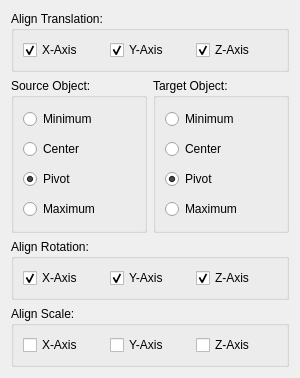
<?xml version="1.0" encoding="UTF-8"?>
<ui version="4.0">
 <class>QAlignTab</class>
 <widget class="QWidget" name="QAlignTab">
  <property name="geometry">
   <rect>
    <x>0</x>
    <y>0</y>
    <width>300</width>
    <height>350</height>
   </rect>
  </property>
  <property name="windowTitle">
   <string>Form</string>
  </property>
  <layout class="QVBoxLayout" name="verticalLayout">
   <item>
    <widget class="QGroupBox" name="translationGroupBox">
     <property name="sizePolicy">
      <sizepolicy hsizetype="Expanding" vsizetype="Expanding">
       <horstretch>0</horstretch>
       <verstretch>0</verstretch>
      </sizepolicy>
     </property>
     <property name="title">
      <string>Align Translation:</string>
     </property>
     <layout class="QHBoxLayout" name="translationLayout">
      <item>
       <widget class="QCheckBox" name="translateXCheckBox">
        <property name="text">
         <string>X-Axis</string>
        </property>
        <property name="checked">
         <bool>true</bool>
        </property>
       </widget>
      </item>
      <item>
       <widget class="QCheckBox" name="translateYCheckBox">
        <property name="text">
         <string>Y-Axis</string>
        </property>
        <property name="checked">
         <bool>true</bool>
        </property>
       </widget>
      </item>
      <item>
       <widget class="QCheckBox" name="translateZCheckBox">
        <property name="text">
         <string>Z-Axis</string>
        </property>
        <property name="checked">
         <bool>true</bool>
        </property>
       </widget>
      </item>
     </layout>
    </widget>
   </item>
   <item>
    <widget class="QWidget" name="objectWidget" native="true">
     <layout class="QHBoxLayout" name="objectLayout">
      <property name="leftMargin">
       <number>0</number>
      </property>
      <property name="topMargin">
       <number>0</number>
      </property>
      <property name="rightMargin">
       <number>0</number>
      </property>
      <property name="bottomMargin">
       <number>0</number>
      </property>
      <item>
       <widget class="QGroupBox" name="sourceGroupBox">
        <property name="sizePolicy">
         <sizepolicy hsizetype="Expanding" vsizetype="Expanding">
          <horstretch>0</horstretch>
          <verstretch>0</verstretch>
         </sizepolicy>
        </property>
        <property name="title">
         <string>Source Object:</string>
        </property>
        <layout class="QVBoxLayout" name="sourceLayout">
         <item>
          <widget class="QRadioButton" name="sourceMinRadioButton">
           <property name="sizePolicy">
            <sizepolicy hsizetype="Expanding" vsizetype="Fixed">
             <horstretch>0</horstretch>
             <verstretch>0</verstretch>
            </sizepolicy>
           </property>
           <property name="minimumSize">
            <size>
             <width>0</width>
             <height>24</height>
            </size>
           </property>
           <property name="maximumSize">
            <size>
             <width>16777215</width>
             <height>24</height>
            </size>
           </property>
           <property name="toolTip">
            <string>Aligns the point on the object's bounding box with the lowest X, Y, and Z values with the chosen point on the other object.</string>
           </property>
           <property name="text">
            <string>Minimum</string>
           </property>
           <property name="checked">
            <bool>false</bool>
           </property>
          </widget>
         </item>
         <item>
          <widget class="QRadioButton" name="sourceCenterRadioButton">
           <property name="sizePolicy">
            <sizepolicy hsizetype="Expanding" vsizetype="Fixed">
             <horstretch>0</horstretch>
             <verstretch>0</verstretch>
            </sizepolicy>
           </property>
           <property name="minimumSize">
            <size>
             <width>0</width>
             <height>24</height>
            </size>
           </property>
           <property name="maximumSize">
            <size>
             <width>16777215</width>
             <height>24</height>
            </size>
           </property>
           <property name="toolTip">
            <string>Aligns the center of the object's bounding box with the chosen point on the other object.</string>
           </property>
           <property name="text">
            <string>Center</string>
           </property>
           <property name="checked">
            <bool>false</bool>
           </property>
          </widget>
         </item>
         <item>
          <widget class="QRadioButton" name="sourcePivotRadioButton">
           <property name="sizePolicy">
            <sizepolicy hsizetype="Expanding" vsizetype="Fixed">
             <horstretch>0</horstretch>
             <verstretch>0</verstretch>
            </sizepolicy>
           </property>
           <property name="minimumSize">
            <size>
             <width>0</width>
             <height>24</height>
            </size>
           </property>
           <property name="maximumSize">
            <size>
             <width>16777215</width>
             <height>24</height>
            </size>
           </property>
           <property name="toolTip">
            <string>Aligns the object's pivot point with the chosen point on the other object.</string>
           </property>
           <property name="text">
            <string>Pivot</string>
           </property>
           <property name="checked">
            <bool>true</bool>
           </property>
          </widget>
         </item>
         <item>
          <widget class="QRadioButton" name="sourceMaxRadioButton">
           <property name="sizePolicy">
            <sizepolicy hsizetype="Expanding" vsizetype="Fixed">
             <horstretch>0</horstretch>
             <verstretch>0</verstretch>
            </sizepolicy>
           </property>
           <property name="minimumSize">
            <size>
             <width>0</width>
             <height>24</height>
            </size>
           </property>
           <property name="maximumSize">
            <size>
             <width>16777215</width>
             <height>24</height>
            </size>
           </property>
           <property name="toolTip">
            <string>Aligns the point on the object's bounding box with the highest X, Y, and Z values with the chosen point on the other object.</string>
           </property>
           <property name="text">
            <string>Maximum</string>
           </property>
          </widget>
         </item>
        </layout>
       </widget>
      </item>
      <item>
       <widget class="QGroupBox" name="targetGroupBox">
        <property name="sizePolicy">
         <sizepolicy hsizetype="Expanding" vsizetype="Expanding">
          <horstretch>0</horstretch>
          <verstretch>0</verstretch>
         </sizepolicy>
        </property>
        <property name="title">
         <string>Target Object:</string>
        </property>
        <layout class="QVBoxLayout" name="targetLayout">
         <item>
          <widget class="QRadioButton" name="targetMinRadioButton">
           <property name="sizePolicy">
            <sizepolicy hsizetype="Expanding" vsizetype="Fixed">
             <horstretch>0</horstretch>
             <verstretch>0</verstretch>
            </sizepolicy>
           </property>
           <property name="minimumSize">
            <size>
             <width>0</width>
             <height>24</height>
            </size>
           </property>
           <property name="maximumSize">
            <size>
             <width>16777215</width>
             <height>24</height>
            </size>
           </property>
           <property name="toolTip">
            <string>Aligns the point on the object's bounding box with the lowest X, Y, and Z values with the chosen point on the other object.</string>
           </property>
           <property name="text">
            <string>Minimum</string>
           </property>
          </widget>
         </item>
         <item>
          <widget class="QRadioButton" name="targetCenterRadioButton">
           <property name="sizePolicy">
            <sizepolicy hsizetype="Expanding" vsizetype="Fixed">
             <horstretch>0</horstretch>
             <verstretch>0</verstretch>
            </sizepolicy>
           </property>
           <property name="minimumSize">
            <size>
             <width>0</width>
             <height>24</height>
            </size>
           </property>
           <property name="maximumSize">
            <size>
             <width>16777215</width>
             <height>24</height>
            </size>
           </property>
           <property name="toolTip">
            <string>Aligns the center of the object's bounding box with the chosen point on the other object.</string>
           </property>
           <property name="text">
            <string>Center</string>
           </property>
           <property name="checked">
            <bool>false</bool>
           </property>
          </widget>
         </item>
         <item>
          <widget class="QRadioButton" name="targetPivotRadioButton">
           <property name="sizePolicy">
            <sizepolicy hsizetype="Expanding" vsizetype="Fixed">
             <horstretch>0</horstretch>
             <verstretch>0</verstretch>
            </sizepolicy>
           </property>
           <property name="minimumSize">
            <size>
             <width>0</width>
             <height>24</height>
            </size>
           </property>
           <property name="maximumSize">
            <size>
             <width>16777215</width>
             <height>24</height>
            </size>
           </property>
           <property name="toolTip">
            <string>Aligns the object's pivot point with the chosen point on the other object.</string>
           </property>
           <property name="text">
            <string>Pivot</string>
           </property>
           <property name="checked">
            <bool>true</bool>
           </property>
          </widget>
         </item>
         <item>
          <widget class="QRadioButton" name="targetMaxRadioButton">
           <property name="sizePolicy">
            <sizepolicy hsizetype="Expanding" vsizetype="Fixed">
             <horstretch>0</horstretch>
             <verstretch>0</verstretch>
            </sizepolicy>
           </property>
           <property name="minimumSize">
            <size>
             <width>0</width>
             <height>24</height>
            </size>
           </property>
           <property name="maximumSize">
            <size>
             <width>16777215</width>
             <height>24</height>
            </size>
           </property>
           <property name="toolTip">
            <string>Aligns the point on the object's bounding box with the highest X, Y, and Z values with the chosen point on the other object.</string>
           </property>
           <property name="text">
            <string>Maximum</string>
           </property>
          </widget>
         </item>
        </layout>
       </widget>
      </item>
     </layout>
    </widget>
   </item>
   <item>
    <widget class="QGroupBox" name="rotateGroupBox">
     <property name="sizePolicy">
      <sizepolicy hsizetype="Expanding" vsizetype="Expanding">
       <horstretch>0</horstretch>
       <verstretch>0</verstretch>
      </sizepolicy>
     </property>
     <property name="title">
      <string>Align Rotation:</string>
     </property>
     <layout class="QHBoxLayout" name="rotationLayout">
      <item>
       <widget class="QCheckBox" name="rotateXCheckBox">
        <property name="text">
         <string>X-Axis</string>
        </property>
        <property name="checked">
         <bool>true</bool>
        </property>
       </widget>
      </item>
      <item>
       <widget class="QCheckBox" name="rotateYCheckBox">
        <property name="text">
         <string>Y-Axis</string>
        </property>
        <property name="checked">
         <bool>true</bool>
        </property>
       </widget>
      </item>
      <item>
       <widget class="QCheckBox" name="rotateZCheckBox">
        <property name="text">
         <string>Z-Axis</string>
        </property>
        <property name="checked">
         <bool>true</bool>
        </property>
       </widget>
      </item>
     </layout>
    </widget>
   </item>
   <item>
    <widget class="QGroupBox" name="scaleGroupBox">
     <property name="sizePolicy">
      <sizepolicy hsizetype="Expanding" vsizetype="Expanding">
       <horstretch>0</horstretch>
       <verstretch>0</verstretch>
      </sizepolicy>
     </property>
     <property name="title">
      <string>Align Scale:</string>
     </property>
     <layout class="QHBoxLayout" name="scaleLayout">
      <item>
       <widget class="QCheckBox" name="scaleXCheckBox">
        <property name="text">
         <string>X-Axis</string>
        </property>
       </widget>
      </item>
      <item>
       <widget class="QCheckBox" name="scaleYCheckBox">
        <property name="text">
         <string>Y-Axis</string>
        </property>
       </widget>
      </item>
      <item>
       <widget class="QCheckBox" name="scaleZCheckBox">
        <property name="text">
         <string>Z-Axis</string>
        </property>
       </widget>
      </item>
     </layout>
    </widget>
   </item>
  </layout>
 </widget>
 <resources/>
 <connections/>
</ui>
